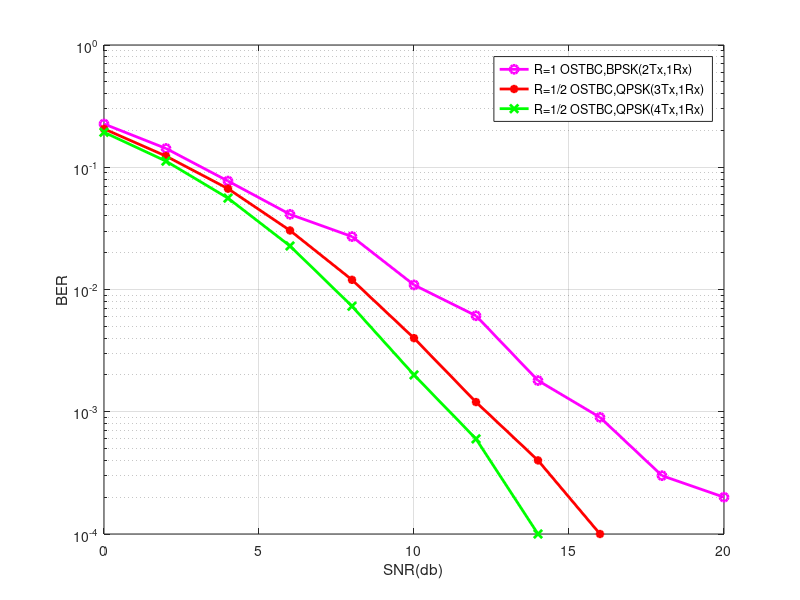

This figure's MATLAB source:
 BER_uncoded=[ 0.1462    0.1077    0.0770    0.0527    0.0345    0.0237    0.0156    0.0098    0.0055    0.0037    0.0024 ]  %1*1 bpsk 
alamouti=[ 0.2260    0.1425    0.0771    0.0412    0.0271    0.0109    0.0061    0.0018    0.0009    0.0003    0.0002] %2*1 bpsk
Gostbc_three_tx=[ 0.2061    0.1234    0.0668    0.0304    0.0120    0.0040    0.0012    0.0004    0.0001    0.0000         0] %3*1
Gostbc_four_tx=[  0.1933    0.1122    0.0559    0.0227    0.0073    0.0020    0.0006    0.0001    0.0000    0.0000         0  ]%4*1
SNR=[0:2:20];
% semilogy(SNR,BER_uncoded,'-b*')


semilogy(SNR,alamouti,'-mo','LineWidth',2)
hold on
semilogy(SNR,Gostbc_three_tx,'-r*','LineWidth',2)

semilogy(SNR,Gostbc_four_tx,'-gx','LineWidth',2)

legend('R=1 OSTBC,BPSK(2Tx,1Rx)','R=1/2 OSTBC,QPSK(3Tx,1Rx)','R=1/2 OSTBC,QPSK(4Tx,1Rx)')

xlabel('SNR(db)')
ylabel('BER')
grid on;
% title('1bit/(sHZ),1 receive antenna')